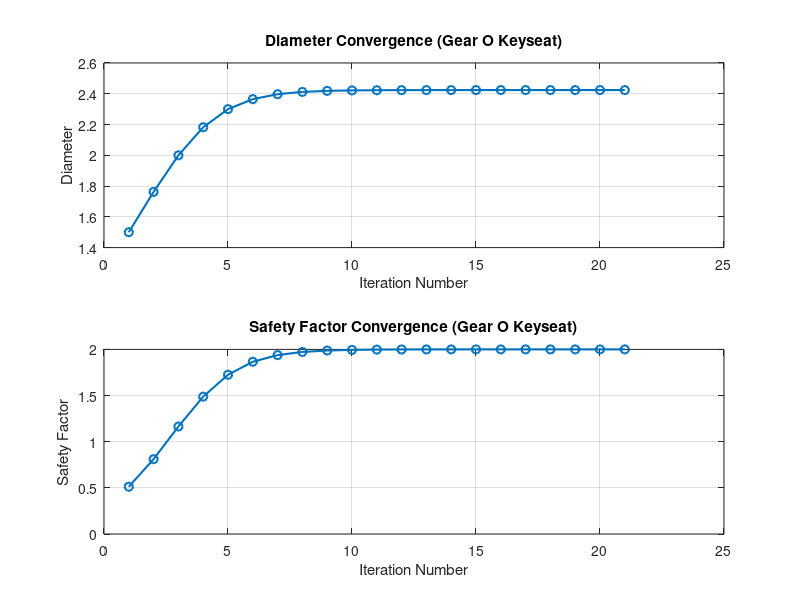

MATLAB code to generate this figure:

clc;
clear all;
global Az Ay Ft Fa Fr Lt Lr Pt Pr torque_o torque_c torque_d weight Sy Sut master_Dia;

power = 126769;
master_Dia = 1.5;

scaling_factor_gearO = 0.25;
scaling_factor_gearC = 1;
scaling_factor_gearD = 0.75;

speed = 76.123;
r_0 = 5;  %gear 0 radius
r_d = 10; %gear 0 radius
r_c = 10; %gear 0 radius

d_0 = 1.5; %dia of shaft at gear o (for max power only)

weight = 35;
N_M_TO_LBF_IN = 8.851;
Sy = 96000;
Sut = 116000;

%gear 0
torque_o = ((scaling_factor_gearO*power)/speed)*N_M_TO_LBF_IN;
Ft = torque_o/r_0;
Fr = (7/14)*Ft;
Fa = (6/14)*Ft;

%gear D
torque_d = ((scaling_factor_gearD*power)/speed)*N_M_TO_LBF_IN;
Lt = torque_d/r_d;
Lr = Lt*tan(deg2rad(20));


%gear C
torque_c = ((scaling_factor_gearC*power)/speed)*N_M_TO_LBF_IN;
Pt = torque_c/r_c;
Pr = Pt*tan(deg2rad(20));

Az = -1*(Lt*4.5 + Pt*10.5 + Ft*18)/24;
Ay = -1*((Lr - weight)*-4.5 + (Pr + weight)*10.5 + (Fr - weight)*-18 + Fa*5)/24;

%New Code

function [sigma_x, tau_xy] = return_sigmax_tauxy(x_position, diameter)
    global Az Ay Ft Fa Fr Lt Lr Pt Pr torque_o torque_c torque_d weight;
    
    Moment_y = 0;
    Moment_z = 0;
    torque = 0;
   
    if x_position == 6.5
        %keyseat gear o
       Moment_y = (Az*6);
       Moment_z = -Ay*6 -5*Fa;
       torque = torque_o;
    elseif x_position == 7
        %shoulder gear o
       Moment_y = (Az*6 - 667.848*0.5);
       Moment_z = -Ay*6 + -5*Fa + 330.35*0.5;
       torque = torque_o;
    elseif x_position == 14.5     
       Moment_y = (Az*6 + (Az + Ft)*7.5);
       Moment_z = -1*Ay*6 - 5*Fa + 7.5*(-1*Ay - weight + Fr);
       torque = torque_o - torque_c;
    elseif x_position == 15
       Moment_y = (Az*6 + (Az + Ft)*7.5) + 0.5*806.86;
       Moment_z = -1*Ay*6 - 5*Fa + 7.5*(-1*Ay - weight + Fr) - 241.10416*0.5; 
       torque = torque_o - torque_c;
    elseif x_position == 19.5
       Moment_y = (Az*6 + (Az + Ft)*7.5 + (Az + Ft + Pt)*5.5);
       Moment_z = -1*Ay*6 - 5*Fa + 7.5*(-1*Ay - weight + Fr) + 5.5*(-1*Ay - weight + Fr - Pr - weight);
       torque = torque_o - torque_c;

    elseif x_position == 20
       Moment_y = (Az*6 + (Az + Ft)*7.5 + (Az + Ft + Pt)*6);
       Moment_z = -1*Ay*6 - 5*Fa + 7.5*(-1*Ay - weight + Fr) + 6*(-1*Ay - weight + Fr - Pr - weight);
       torque = torque_o - torque_c;
       
    end
    
    net_moment = sqrt(Moment_y^2 + Moment_z^2);
    sigma_x = abs(32*net_moment/(pi*diameter^3));
    tau_xy = abs(16*torque/(pi*diameter^3));
    
end


function [safety_factor] = return_safetyfactor_yield(sigma_x, tau_xy, kts, kt, notch_radius, Sy, Sut) 
    Sut = Sut/1000;
    root_a_q = 0.2456 - 3.08*1e-3*Sut + 1.51*1e-5*Sut^2 - 2.67*1e-8*Sut^3;
    root_a_qs = 0.19 - 2.51*1e-3*Sut + 1.35*1e-5*Sut^2 - 2.67*1e-8*Sut^3;
    Sut = Sut*1000;

    q = 1/(1 + root_a_q/sqrt(notch_radius));
    qs = 1/(1 + root_a_qs/sqrt(notch_radius));    
    kf = 1 + q*(kt - 1);
    kfs = 1 + qs*(kts - 1);
    von_mises_stress = sqrt((kf*sigma_x)^2 + 3*(kfs*tau_xy)^2);
    safety_factor = Sy / von_mises_stress;
end


function [safety_factor] = return_safetyfactor_goodman(sigma_x, tau_xy, kts, kt, notch_radius, Sy, Sut, diameter)
    Sut = Sut/1000;
    root_a_q = 0.2456 - 3.08*1e-3*Sut + 1.51*1e-5*Sut^2 - 2.67*1e-8*Sut^3;
    root_a_qs = 0.19 - 2.51*1e-3*Sut + 1.35*1e-5*Sut^2 - 2.67*1e-8*Sut^3;

    Sut = Sut*1000;
    
    q = 1/(1 + root_a_q/sqrt(notch_radius));
    qs = 1/(1 + root_a_qs/sqrt(notch_radius));    
    kf = 1 + q*(kt - 1);
    kfs = 1 + qs*(kts - 1);

    ka = 2.7*(Sut/1000)^-0.265;
    ke = 0.753;
    kb = 0;
    if (diameter < 2) kb = 0.879*(diameter^-0.107);
    else kb = 0.910*(diameter^-0.157);
    end
    

    Se = ka*kb*ke*0.5*Sut;
    SigmaA_ = kf*sigma_x;
    SigmaM_ = kfs*tau_xy*sqrt(3);
    safety_factor = 1 / (SigmaM_ / Sut + SigmaA_ / Se);
end

global x_position kt kts notch_radius diameter

function dispSafety(label)
    global x_position kt kts notch_radius diameter Sy Sut;
    
    fprintf('%s\n', label);
    [sigma_x, tau_xy] = return_sigmax_tauxy(x_position,diameter);
    sigma_x = abs(sigma_x);
    tau_xy = abs(tau_xy);
    safety_factor_yield = return_safetyfactor_yield(sigma_x, tau_xy, kts, kt, notch_radius, Sy, Sut);
    safety_factor_goodman = return_safetyfactor_goodman(sigma_x, tau_xy, kts, kt, notch_radius, Sy, Sut,diameter);
    fprintf("Safety Factor Yield: %.4f\n",safety_factor_yield);
    fprintf("Safety Factor Fatigue: %.4f\n",safety_factor_goodman);
    fprintf('-----------------\n');
end

x_position = 14.5;
kt = 2.14;
kts = 3.0;
diameter = 1.25*master_Dia;
notch_radius = 0.02*diameter;
dispSafety("Gear C Keyseat");


x_position = 6.5;
kt = 2.14;
kts = 3.0;
diameter = master_Dia;
notch_radius = 0.02*diameter;
dispSafety("Gear O Keyseat");


x_position = 20;
kt = 2.14;
kts = 3.0;
diameter = 1.25 * master_Dia;
notch_radius = 0.02*diameter;
dispSafety("Gear D Keyseat");


x_position = 15;
kt = 1.9;  
kts = 1.6;
diameter = 1.25 * master_Dia;
notch_radius = 0.05*diameter;
dispSafety("Gear C Shoulder Fillet");

x_position = 7;
kt = 1.95; % Rough Approximation: Need to change to be more accurate
kts = 1.625; % Rough Approximation: Need to change to be more accurate
diameter = master_Dia;
notch_radius = 0.05*diameter;
dispSafety("Gear O Shoulder Fillet");


x_position = 19.5;
kt = 1.9;  % Rough Approximation: Need to change to be more accurate
kts = 1.6; % Rough Approximation: Need to change to be more accurate
diameter = 1.25 * master_Dia;
notch_radius = 0.05*diameter;
dispSafety("Gear D Shoulder Fillet");


if (true)
% Diameter Convergence Calculation for Gear O Keyseat
fprintf('\nStarting diameter convergence for Gear O Keyseat...\n');
global x_position kt kts notch_radius diameter Sy Sut master_Dia;
convergence_threshold = 1e-6;
max_iterations = 100;
target_safety_factor = 2;

% Initial diameter guess
diameter = master_Dia;

% Calculate the initial safety factor dynamically
x_position = 6.5;    % Gear O Keyseat
kt = 2.14;
kts = 3.0;
notch_radius = 0.02 * diameter;

% Calculate initial safety factor
[sigma_x, tau_xy] = return_sigmax_tauxy(x_position, diameter);
safety_factor = return_safetyfactor_goodman(sigma_x, tau_xy, kts, kt, notch_radius, Sy, Sut, diameter);
fprintf('Initial Diameter: %.4f, Initial Safety Factor: %.4f\n', diameter, safety_factor);

damping_factor = 0.2;  % Damping to smooth the adjustment

% Store values for plotting
diameters = zeros(1, max_iterations);
safety_factors = zeros(1, max_iterations);
iterations = 1:max_iterations;

for i = 1:max_iterations
    % Set parameters for Gear O Keyseat
    x_position = 6.5;
    kt = 2.14;
    kts = 3.0;
    notch_radius = 0.02 * diameter;

    % Calculate safety factor
    [sigma_x, tau_xy] = return_sigmax_tauxy(x_position, diameter);
    safety_factor = return_safetyfactor_goodman(sigma_x, tau_xy, kts, kt, notch_radius, Sy, Sut, diameter);

    % Store current values for plotting
    diameters(i) = diameter;
    safety_factors(i) = safety_factor;

    % Check convergence
    if abs(safety_factor - target_safety_factor) < convergence_threshold
        fprintf('Converged after %d iterations: Diameter = %.4f, Safety Factor = %.4f\n', i, diameter, safety_factor);
        diameters = diameters(1:i);  % Trim unused elements
        safety_factors = safety_factors(1:i);
        iterations = iterations(1:i);
        break;
    end

    % Improved adjustment calculation with damping
    adjustment = 1 + damping_factor * (safety_factor - target_safety_factor) / target_safety_factor;
    diameter = diameter / adjustment;

    % Display progress
    fprintf('Iteration %d: Diameter = %.4f, Safety Factor = %.4f\n', i, diameter, safety_factor);
end

% Final result
if abs(safety_factor - target_safety_factor) >= convergence_threshold
    fprintf('Did not converge within %d iterations. Final Diameter = %.4f, Safety Factor = %.4f\n', max_iterations, diameter, safety_factor);
else
    fprintf('Final Converged Diameter: %.4f, Safety Factor: %.4f\n', diameter, safety_factor);
end

% Plot the convergence of diameter and safety factor
figure;

% Plot Diameter Convergence
subplot(2, 1, 1);
plot(iterations, diameters, '-o', 'LineWidth', 1.5);
xlabel('Iteration Number');
ylabel('Diameter');
title('Diameter Convergence (Gear O Keyseat)');
grid on;

% Plot Safety Factor Convergence
subplot(2, 1, 2);
plot(iterations, safety_factors, '-o', 'LineWidth', 1.5);
xlabel('Iteration Number');
ylabel('Safety Factor');
title('Safety Factor Convergence (Gear O Keyseat)');
grid on;

end